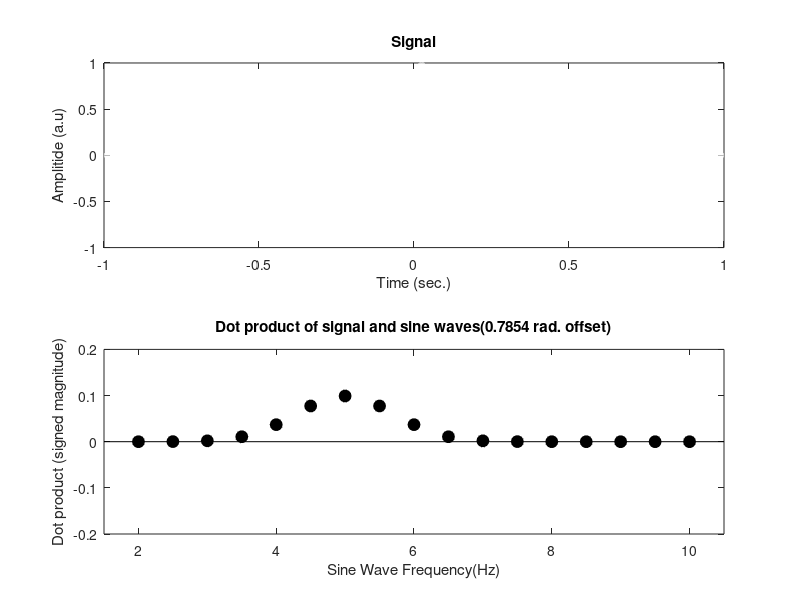

Here is the MATLAB script that generated this plot:
%% with a signal

% phase of signal
theta = 1*pi/4;

% simulation parameter
srate = 1000;
time  = -1:1/srate:1;

% signal
signal = sin(2*pi*5*time + theta) .* exp( (-time.^2) / .1);

% sine wave frequencie
sinefrex = 2:.5:10;

% plot signal
figure(1), clf
subplot(211)
plot(time,signal,'w','linew',3)
xlabel('Time (sec.)'), ylabel('Amplitide (a.u)')
title('Signal')

dps = zeros(size(sinefrex));
for fi = 1:length(dps)

    % create sine wave
    sinew = sin(2*pi*sinefrex(fi)*time);

    % compute dot product
    dps(fi) = dot( sinew,signal ) / length(time);
end

% plot
subplot(212)
stem(sinefrex,dps,'w','linew',3,'markersize',10,'markerfacecolor','k')
set(gca, 'xlim',[sinefrex(1)-.5 sinefrex(end)+.5],'ylim',[-.2 .2])
xlabel('Sine Wave Frequency(Hz)'),ylabel('Dot product (signed magnitude)')
title(['Dot product of signal and sine waves(' num2str(theta) ' rad. offset)'])
